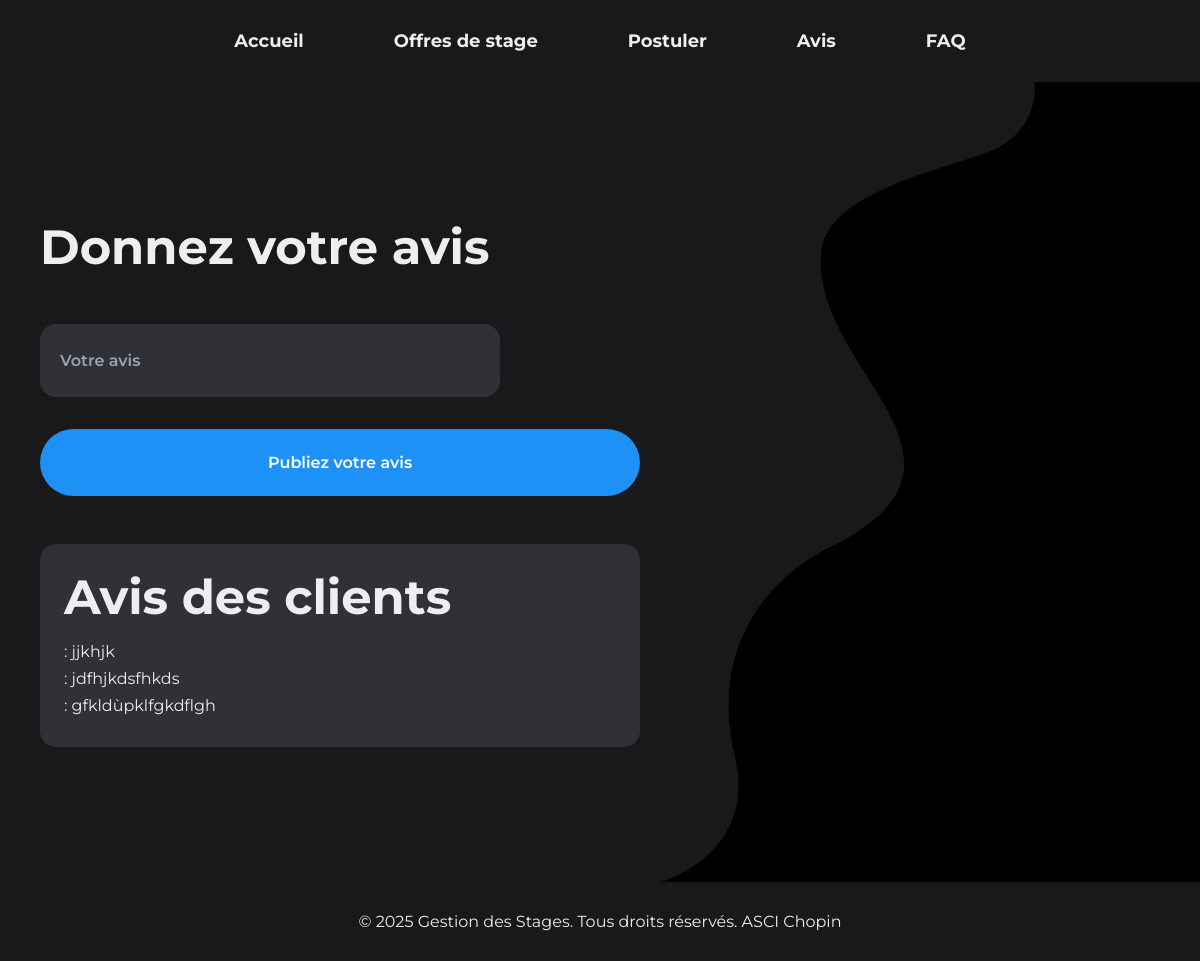
The page /pages/review.php on the database as committed earlier.
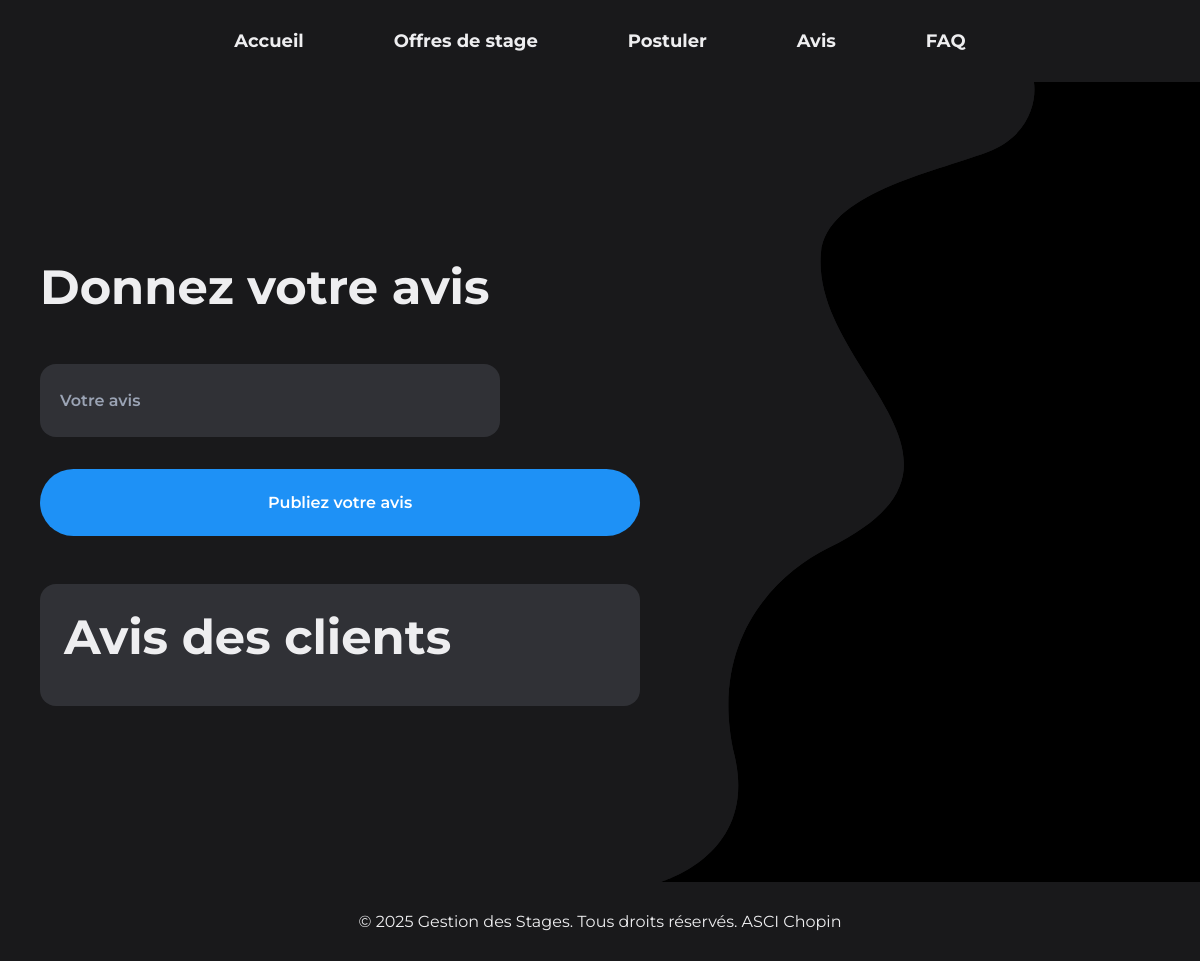
The same page on the database as committed later.
### tables this page shows
CREATE TABLE `avis` (
  `identifiant_id` int(11) NOT NULL,
  `Mail` text NOT NULL,
  `Date` date NOT NULL,
  `Avis` text NOT NULL
);

### pages/review.php (the view, shortened to what this page needs)
<?php
include('./config.php');
$stmt = $conn->prepare("SELECT * FROM avis ORDER BY identifiant_id DESC LIMIT 3");
$stmt->execute();
$avis = $stmt->fetchAll(PDO::FETCH_ASSOC);
?>
<!DOCTYPE html>
<html lang="fr">
<head>
    <link rel="stylesheet" href="..\css\review.css">
    <?php
        include "../include/header.php";
    ?>
</head>
<body>
    <div class="login container grid" id="loginAccessRegister">
        <div class="login__access">
            <h1 class="login__title">Donnez votre avis</h1>
            <div class="login__area">
                <form method="post" class="login__form">
                    <div class="login__box">
                        <input type="text" placeholder=" " class="login__input" name="input" required>
                        <label for="text" class="login__label">Votre avis</label>
                    </div>
            </div>
            <button type="submit" class="login__button">Publiez votre avis</button>
            <div class="login__reviews">
                <h2 class="login__reviews-title">Avis des clients</h2>
                <ul class="login__reviews-list">
                    <?php $stmt = $conn->prepare("SELECT * FROM Avis ORDER BY identifiant_id DESC LIMIT 3 ");
                    $stmt->execute();
                    $avis = $stmt->fetchAll(PDO::FETCH_ASSOC);
                    foreach ($avis as $review) {
                        echo "<li>" . $review["Mail"] . " : " . $review["Avis"] . "</li>";
                    }
                    ?>
                </ul>
            </div>
        </div>
    </div>
</body>
<footer>
    <p>&copy; 2025 Gestion des Stages. Tous droits réservés. ASCI Chopin</p>
</footer>
</html>

Rows that differ between the two databases and show on the page:
removed avis: Avis "jjkhjk"
removed avis: Avis "jdfhjkdsfhkds"
removed avis: Avis "gfkldùpklfgkdflgh"
